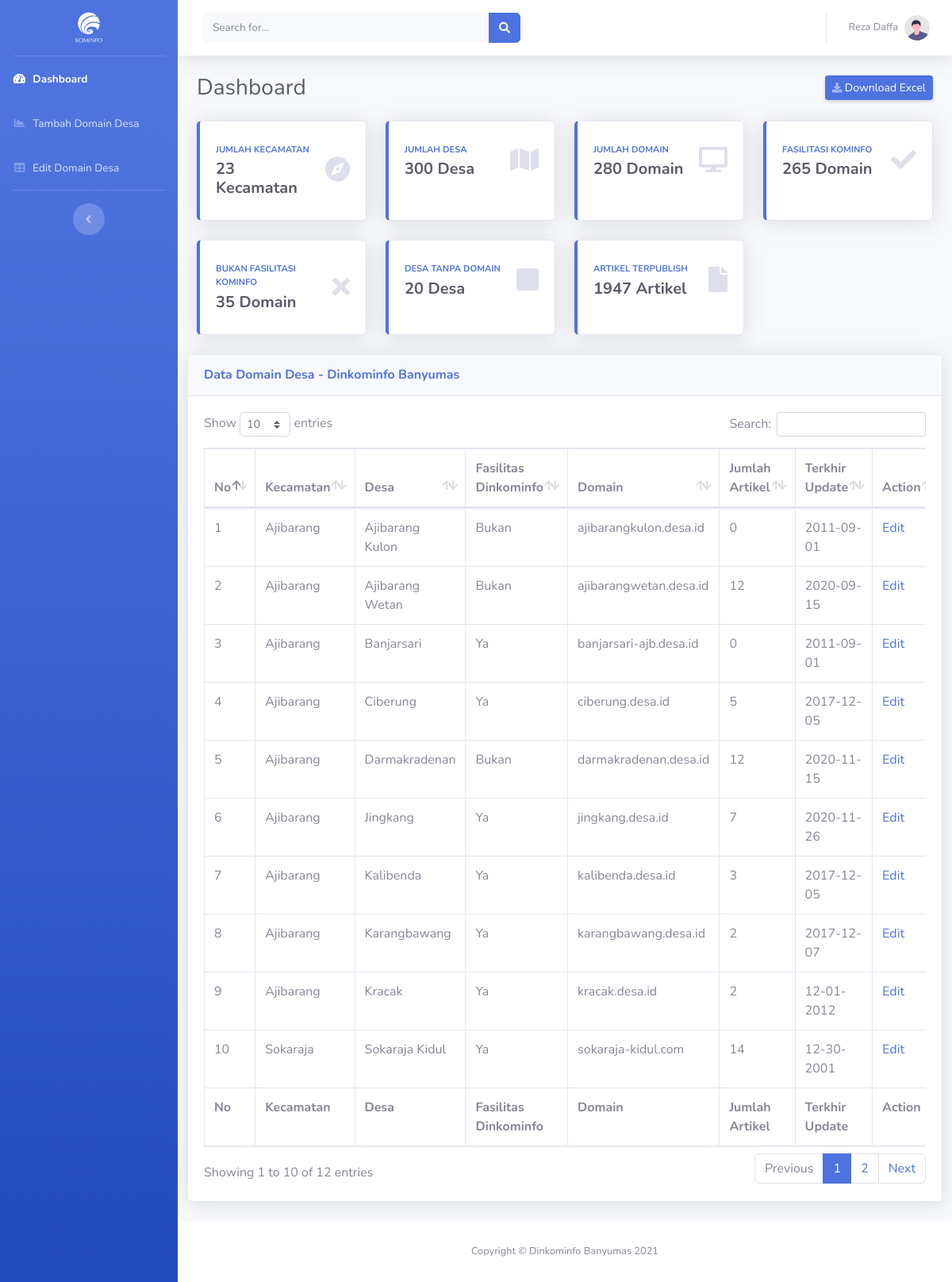
/homepage.php (signed in), run on the app's committed database.
### tables this page shows
CREATE TABLE `data` (
  `id` int(11) NOT NULL,
  `kecamatan` varchar(100) NOT NULL,
  `desa` varchar(100) NOT NULL,
  `fasilitas` varchar(50) NOT NULL,
  `domian` varchar(100) NOT NULL,
  `artikel` int(50) NOT NULL,
  `update` varchar(50) NOT NULL
);

### homepage.php (the view, shortened to what this page needs)
<!DOCTYPE html>
<html lang="en">
<head>
    <link href="vendor/fontawesome-free/css/all.min.css" rel="stylesheet" type="text/css">
    <link href="css/sb-admin-2.min.css" rel="stylesheet">
    <link href="css/gijgo.min.css" rel="stylesheet">
    <link href="vendor/datatables/dataTables.bootstrap4.min.css" rel="stylesheet">
</head>
<body id="page-top">
    <div id="wrapper">
        <ul class="navbar-nav bg-gradient-primary sidebar sidebar-dark accordion" id="accordionSidebar">
            <a class="sidebar-brand d-flex align-items-center justify-content-center" href="login.php">
                <div class="sidebar-brand-icon">
                 <img src="img/logo.png">
             </div>
         </a>
         <hr class="sidebar-divider my-0">
         <li class="nav-item active">
            <a class="nav-link" href="homepage.php">
                <i class="fas fa-fw fa-tachometer-alt"></i>
                <span>Dashboard</span></a>
            </li>
            <li class="nav-item">
                <a class="nav-link" href="tambah_desa.php">
                    <i class="fas fa-fw fa-chart-area"></i>
                    <span>Tambah Domain Desa</span></a>
                </li>
                <li class="nav-item">
                    <a class="nav-link" href="edit_desa.php">
                        <i class="fas fa-fw fa-table"></i>
                        <span>Edit Domain Desa</span></a>
                    </li>
                    <hr class="sidebar-divider d-none d-md-block">
                    <div class="text-center d-none d-md-inline">
                        <button class="rounded-circle border-0" id="sidebarToggle"></button>
                    </div>
                </ul>
                <div id="content-wrapper" class="d-flex flex-column">
                    <div id="content">
                        <nav class="navbar navbar-expand navbar-light bg-white topbar mb-4 static-top shadow">
                            <form
                            class="d-none d-sm-inline-block form-inline mr-auto ml-md-3 my-2 my-md-0 mw-100 navbar-search">
                            <div class="input-group">
                                <input type="text" class="form-control bg-light border-0 small" placeholder="Search for..."
                                aria-label="Search" aria-describedby="basic-addon2">
                                <div class="input-group-append">
                                    <button class="btn btn-primary" type="button">
                                        <i class="fas fa-search fa-sm"></i>
                                    </button>
                                </div>
                            </div>
                        </form>
                        <ul class="navbar-nav ml-auto">
                    <li class="nav-item dropdown no-arrow">
                        <a class="nav-link dropdown-toggle" href="#" id="userDropdown" role="button"
                        data-toggle="dropdown" aria-haspopup="true" aria-expanded="false">
                        <span class="mr-2 d-none d-lg-inline text-gray-600 small">Reza Daffa</span>
                        <img class="img-profile rounded-circle"
                        src="img/undraw_profile.svg">
                    </a>
            </li>
        </ul>
    </nav>
    <div class="container-fluid">
        <div class="d-sm-flex align-items-center justify-content-between mb-4">
            <h1 class="h3 mb-0 text-gray-800">Dashboard</h1>
            <a href="test.php" class="d-none d-sm-inline-block btn btn-sm btn-primary shadow-sm"><i
                class="fas fa-download fa-sm text-white-50"></i> Download Excel </a>
            </div>
            <div class="row">
                <div class="col-xl-3 col-md-6 mb-4">
                    <div class="card border-left-primary shadow h-100 py-2">
                        <div class="card-body">
                            <div class="row no-gutters align-items-center">
                                <div class="col mr-2">
                                    <div class="text-xs font-weight-bold text-primary text-uppercase mb-1">
                                    Jumlah Kecamatan</div>
                                    <div class="h5 mb-0 font-weight-bold text-gray-800">23 Kecamatan</div>
                                </div>
                                <div class="col-auto">
                                    <i class="fas fa-compass fa-2x text-gray-300"></i>
                                </div>
                            </div>
                        </div>
                    </div>
                </div>
                <div class="col-xl-3 col-md-6 mb-4">
                    <div class="card border-left-primary shadow h-100 py-2">
                        <div class="card-body">
                            <div class="row no-gutters align-items-center">
                                <div class="col mr-2">
                                    <div class="text-xs font-weight-bold text-primary text-uppercase mb-1">
                                    Jumlah Desa</div>
                                    <div class="h5 mb-0 font-weight-bold text-gray-800">300 Desa</div>
                                </div>
                                <div class="col-auto">
                                    <i class="fas fa-map fa-2x text-gray-300"></i>
                                </div>
                            </div>
                        </div>
                    </div>
                </div>
                <div class="col-xl-3 col-md-6 mb-4">
                    <div class="card border-left-primary shadow h-100 py-2">
                        <div class="card-body">
                            <div class="row no-gutters align-items-center">
                                <div class="col mr-2">
                                    <div class="text-xs font-weight-bold text-primary text-uppercase mb-1">
                                    Jumlah Domain</div>
                                    <div class="h5 mb-0 font-weight-bold text-gray-800">280 Domain</div>
                                </div>
                                <div class="col-auto">
                                    <i class="fa fa-desktop fa-2x text-gray-300"></i>
                                </div>
                            </div>
                        </div>
                    </div>
                </div>
                <div class="col-xl-3 col-md-6 mb-4">
                    <div class="card border-left-primary shadow h-100 py-2">
                        <div class="card-body">
                            <div class="row no-gutters align-items-center">
                                <div class="col mr-2">
                                    <div class="text-xs font-weight-bold text-primary text-uppercase mb-1">
                                    Fasilitasi Kominfo</div>
                                    <div class="h5 mb-0 font-weight-bold text-gray-800">265 Domain</div>
                                </div>
                                <div class="col-auto">
                                    <i class="fas fa-check fa-2x text-gray-300"></i>
                                </div>
                            </div>
                        </div>
                    </div>
                </div>
            </div>
            <div class="row">
                <div class="col-xl-3 col-md-6 mb-4">
                    <div class="card border-left-primary shadow h-100 py-2">
                        <div class="card-body">
                            <div class="row no-gutters align-items-center">
                                <div class="col mr-2">
                                    <div class="text-xs font-weight-bold text-primary text-uppercase mb-1">
                                    Bukan Fasilitasi Kominfo</div>
                                    <div class="h5 mb-0 font-weight-bold text-gray-800">35 Domain</div>
                                </div>
                                <div class="col-auto">
                                    <i class="fa fa-times fa-2x text-gray-300"></i>
                                </div>
                            </div>
                        </div>
                    </div>
                </div>
                <div class="col-xl-3 col-md-6 mb-4">
                    <div class="card border-left-primary shadow h-100 py-2">
                        <div class="card-body">
                            <div class="row no-gutters align-items-center">
                                <div class="col mr-2">
                                    <div class="text-xs font-weight-bold text-primary text-uppercase mb-1">
                                    Desa Tanpa Domain</div>
                                    <div class="h5 mb-0 font-weight-bold text-gray-800">20 Desa</div>
                                </div>
                                <div class="col-auto">
                                    <i class="fas fa-stop fa-2x text-gray-300"></i>
                                </div>
                            </div>
                        </div>
                    </div>
                </div>
                <div class="col-xl-3 col-md-6 mb-4">
                    <div class="card border-left-primary shadow h-100 py-2">
                        <div class="card-body">
                            <div class="row no-gutters align-items-center">
                                <div class="col mr-2">
                                    <div class="text-xs font-weight-bold text-primary text-uppercase mb-1">
                                    Artikel Terpublish</div>
                                    <div class="h5 mb-0 font-weight-bold text-gray-800">1947 Artikel</div>
                                </div>
                                <div class="col-auto">
                                    <i class="fa fa-file fa-2x text-gray-300"></i>
                                </div>
                            </div>
                        </div>
                    </div>
                </div>
            <div class="card shadow mb-4">
                <div class="card-header py-3">
                    <h6 class="m-0 font-weight-bold text-primary">Data Domain Desa - Dinkominfo Banyumas</h6>
                </div>
                <div class="card-body">
                    <div class="table-responsive">
                        <table class="table table-bordered" id="dataTable" width="100%" cellspacing="0">
                            <thead>
                                <tr>
                                    <th>No</th>
                                    <th>Kecamatan</th>
                                    <th>Desa</th>
                                    <th>Fasilitas Dinkominfo</th>
                                    <th>Domain</th>
                                    <th>Jumlah Artikel</th>
                                    <th>Terkhir Update</th>
                                    <th>Action</th>
                                </tr>
                            </thead>
                            <tfoot>
                                <tr>
                                    <th>No</th>
                                    <th>Kecamatan</th>
                                    <th>Desa</th>
                                    <th>Fasilitas Dinkominfo</th>
                                    <th>Domain</th>
                                    <th>Jumlah Artikel</th>
                                    <th>Terkhir Update</th>
                                    <th>Action</th>
                                </tr>
                            </tfoot>
                            <tbody>
                                 <?php
                                    include 'koneksi.php';
                                    $data = mysqli_query($conn, "SELECT * from data");
                                    foreach ($data as $row){
                                        echo "<tr>
                                            <td>".$row['id']."</td>
                                            <td>".$row['kecamatan']."</td>
                                            <td>".$row['desa']."</td>
                                            <td>".$row['fasilitas']."</td>
                                            <td>".$row['domian']."</td>
                                            <td>".$row['artikel']."</td>
                                            <td>".$row['update']."</td>
                                            <td><a href='edit_desa.php?id=$row[id]'>Edit</a></td>
                                        </tr>";
                                    }
                                ?>
                            </tbody>
                        </table>
                    </div>
                </div>
            </div>
        </div>
    </div>
    <footer class="sticky-footer bg-white">
        <div class="container my-auto">
            <div class="copyright text-center my-auto">
                <span>Copyright &copy; Dinkominfo Banyumas 2021</span>
            </div>
        </div>
    </footer>
</div>
</div>
</body>
</html>

### data on the page
data: id "1", kecamatan "Ajibarang", desa "Ajibarang Kulon", fasilitas "Bukan", domian "ajibarangkulon.desa.id", artikel "0", update "2011-09-01"
data: id "2", kecamatan "Ajibarang", desa "Ajibarang Wetan", fasilitas "Bukan", domian "ajibarangwetan.desa.id", artikel "12", update "2020-09-15"
data: id "3", kecamatan "Ajibarang", desa "Banjarsari", fasilitas "Ya", domian "banjarsari-ajb.desa.id", artikel "0", update "2011-09-01"
data: id "4", kecamatan "Ajibarang", desa "Ciberung", fasilitas "Ya", domian "ciberung.desa.id", artikel "5", update "2017-12-05"
data: id "5", kecamatan "Ajibarang", desa "Darmakradenan", fasilitas "Bukan", domian "darmakradenan.desa.id", artikel "12", update "2020-11-15"
data: id "6", kecamatan "Ajibarang", desa "Jingkang", fasilitas "Ya", domian "jingkang.desa.id", artikel "7", update "2020-11-26"
data: id "7", kecamatan "Ajibarang", desa "Kalibenda", fasilitas "Ya", domian "kalibenda.desa.id", artikel "3", update "2017-12-05"
data: id "8", kecamatan "Ajibarang", desa "Karangbawang", fasilitas "Ya", domian "karangbawang.desa.id", artikel "2", update "2017-12-07"
data: id "9", kecamatan "Ajibarang", desa "Kracak", fasilitas "Ya", domian "kracak.desa.id", artikel "2", update "12-01-2012"
data: id "10", kecamatan "Sokaraja", desa "Sokaraja Kidul", fasilitas "Ya", domian "sokaraja-kidul.com", artikel "14", update "12-30-2001"
